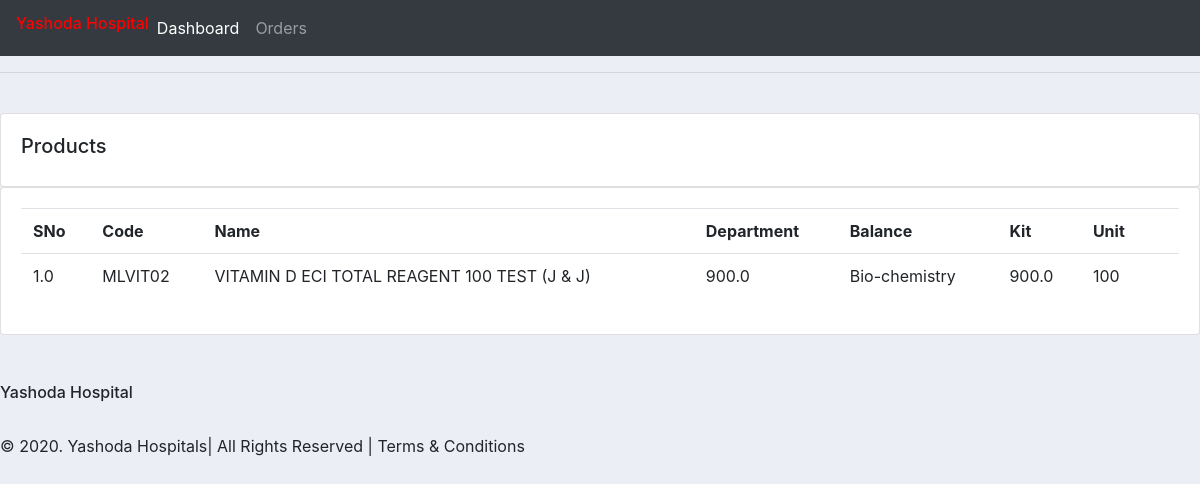
Screenshot of /products/ with the database file from the repository.
### accounts/models.py (models this page shows, shortened)
class Product(models.Model):
    amount = models.FloatField(null=True)
    code = models.CharField(max_length=200,null=True)
    name = models.CharField(max_length=200,null=True)
    unit = models.FloatField(null=True)
    department = models.CharField(max_length=200,null=True)
    balance = models.FloatField(null=True)
    kit =models.CharField(max_length=200,null=True)
    data_created = models.DateTimeField(auto_now=True, null=True)
    tags = models.ManyToManyField(Tag)

### accounts/views.py (the view)
# urls.py: path('products/',views.products,name='products'),
def products(request):
	products = Product.objects.all()
	return render(request, 'accounts/products.html' , {'products':products})

### accounts/templates/accounts/products.html
{%  extends 'accounts/main.html' %}
{% block content %}
		<br>
		<div class="row">
			<div class="col-md">
				<div class="card card-body">
					<h5>Products</h5>
				</div>
				<div class="card card-body">
					<table class="table">
						<tr>
							<th>SNo</th>
							<th>Code</th>
							<th>Name</th>
							<th>Department</th>
							<th>Balance</th>
							<th>Kit</th>
							<th>Unit</th>
							<th></th>
						</tr>
						{% for i in products %}
							<tr>
							<td> {{i.amount}} </td>
							<td> {{i.code}} </td>
							<td> {{i.name}} </td>
							<td> {{i.unit}} </td>
							<td> {{i.department}} </td>
							<td> {{i.balance}} </td>
							<td> {{i.kit}} </td>
							<td> {{i.price}} </td>
							</tr>
							{% endfor %}
					</table>
				</div>
			</div>
		</div>
{% endblock content %}

### accounts/templates/accounts/main.html (style rules this page uses)
body { background-color: #ebeff5; }

### rows the page displays
Product: amount "1.0", code "MLVIT02", name "VITAMIN D ECI TOTAL REAGENT 100 TEST (J & J)", unit "900.0", department "Bio-chemistry", balance "900.0", kit "100"
